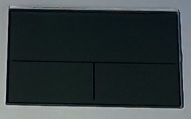
#> input picture Images/pattern/darkGlass.jpg, 191 x 119 px
$ python main_sift.py
#> lines starting #> are read from the running program, lines starting #| are printed output that depends on the picture; after the words box and inside, x2 and y2 are one past the last pixel; in counts of white or black regions, pixels touching at a corner belong together
import cv2 as cv
import numpy as np


def detection(tresh1, tresh2):
    resultImg = (frame).copy()
    # Detect edges using Canny
    canny_output = cv.Canny(src_gray, tresh1, tresh2)
    kernel = np.ones((5,5))
    imgDil = cv.dilate(canny_output, kernel, iterations = 2)
    # Find contours
    contours, hierarchy = cv.findContours(imgDil, cv.RETR_TREE, cv.CHAIN_APPROX_NONE)
    # Draw contours
    drawing = np.zeros((imgDil.shape[0], imgDil.shape[1], 3), dtype=np.uint8)
    objects = []
    detectedObjects = []
    coords = []
    for cnt in contours:
        area = cv.contourArea(cnt)
        areaMin = cv.getTrackbarPos("AreaMin", "Params")
        areaMax = cv.getTrackbarPos("AreaMax", "Params")
        if area > areaMin and area < areaMax:
            cv.drawContours(drawing, cnt, -1, (255, 255, 2550), 1)
            peri = cv.arcLength(cnt, True)
            approx = cv.approxPolyDP(cnt, 0.02 * peri, True)
            x, y, w, h = cv.boundingRect(approx)
            # Add object to list
            objects.append([int(x), int(y), int(w), int(h)])

    # Draw detected objects
    for obj in range(len(objects)):
        skip = 0
        x, y, w, h = objects[obj]
        for i in range(len(objects)):
            if x > objects[i][0] and (x + w) < (objects[i][0] + objects[i][2]) and y > objects[i][1] and (y + h) < (objects[i][1] + objects[i][3]):
                skip = 1
        if skip == 0:
            cv.rectangle(resultImg, (x, y), (x + w, y + h), (0, 0, 0), 2)
            cv.rectangle(resultImg, (x, y), (x + w, y + h), (0, 255, 0), 1)
            detectedObjects.append(frame[(y):(y + h), (x):(x + w)])
            coords.append([x,y])

    # Identify detected objects
    sift = cv.SIFT_create() # Initiate SIFT detector
    for obj in range(len(detectedObjects)):
        detected = [] # Empty list for detected object information
        text = ''
        for test in range(len(img_test)):
            # Find the keypoints and descriptors with SIFT
            kp1, des1 = sift.detectAndCompute(detectedObjects[obj],None)
            kp2, des2 = sift.detectAndCompute(img_test[test],None)

            bf = cv.BFMatcher()

            try:
                matches = bf.knnMatch(des1,des2,k=2)
            except:
                pass

            good = []
            try:
                for m,n in matches:
                    if m.distance < 0.7*n.distance:
                        good.append([m])
            except:
                print("not enough values to unpack (expected 2)")

            detected.append([testImageName[test], len(good)])

        j = 0
        for i in range(len(detected)):
            if(detected[i][1] > j and detected[i][1] >= cv.getTrackbarPos("matchCount", "Params")):
                j = detected[i][1]
                text = f"{detected[i][0]} matches = {detected[i][1]}"

        cv.putText(img = resultImg, text = text,
                    org = (coords[obj][0], coords[obj][1]), fontFace = cv.FONT_HERSHEY_TRIPLEX,
                    fontScale = 0.5, color = (0, 255, 0), thickness = 1)


    # Show in a window
    cv.imshow("Source frame", frame)
    cv.imshow("Contour detection", drawing)
    cv.imshow("Object detection", resultImg)

# Contour deteciotn parameters
def empty(a):
    pass
cv.namedWindow("Params")
cv.resizeWindow("Params", 640, 240)
cv.createTrackbar("thresh1", "Params", 190, 255, empty)
cv.createTrackbar("thresh2", "Params", 210, 500, empty)
cv.createTrackbar("AreaMin", "Params", 400, 30000, empty)
cv.createTrackbar("AreaMax", "Params", 12000, 30000, empty)
cv.createTrackbar("matchCount", "Params", 10, 100, empty)

# Load  train images

img_darkGlass = cv.imread('./Images/pattern/darkGlass.jpg',cv.IMREAD_GRAYSCALE)
#> img_darkGlass: shape (119, 191); min 0, max 193, mean 56.3
img_frame = cv.imread('./Images/pattern/frame.jpg',cv.IMREAD_GRAYSCALE)
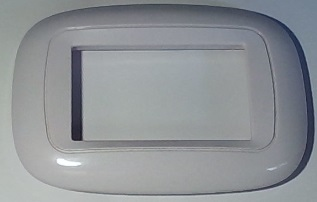
#> input picture Images/pattern/frame.jpg, 317 x 202 px
#> img_frame: shape (202, 317); min 23, max 255, mean 145.6
img_strip = cv.imread('./Images/pattern/strip.jpg',cv.IMREAD_GRAYSCALE)
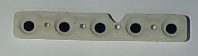
#> input picture Images/pattern/strip.jpg, 198 x 56 px
#> img_strip: shape (56, 198); min 0, max 207, mean 147.2
img_clip = cv.imread('./Images/pattern/clip.jpg',cv.IMREAD_GRAYSCALE)

img_test = [img_darkGlass, img_frame, img_strip, img_clip]
testImageName = ["dark glass", "frame", "strip", "clip"]

# Start camera
webcam = cv.VideoCapture(0)

while True:
    button = False
    ok,frame = webcam.read()
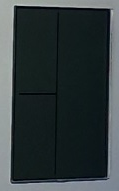
#> input picture Images/pattern/darkGlass_rot.jpg, 119 x 191 px, given in place of the camera
#> frame is the input picture: shape (191, 119, 3); mean B, G, R 60.5, 59, 49.6

    if ok == True:
        frameBlur = cv.GaussianBlur(frame, (7,7), 1)
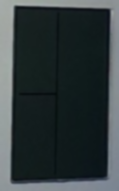
#> frameBlur: shape (191, 119, 3); mean B, G, R 60.5, 59, 49.6
        src_gray = cv.cvtColor(frameBlur, cv.COLOR_BGR2GRAY)

        tresh1 = cv.getTrackbarPos("thresh1", "Params")
        tresh2 = cv.getTrackbarPos("thresh2", "Params")

        detection(tresh1, tresh2)
#> in detection, `canny_output = cv.Canny(src_gray, tresh1, tresh2)`:
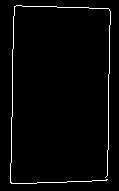
#> canny_output: shape (191, 119); 2.4% white in thin lines or dots, all inside (x1, y1, x2, y2) = (10, 5, 111, 184)
#> in detection, `imgDil = cv.dilate(canny_output, kernel, iterations = 2)`:
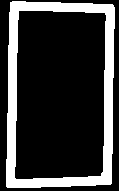
#> imgDil: shape (191, 119); 22% white; 1 white region
#> in detection, `contours, hierarchy = cv.findContours(imgDil, cv.RETR_TREE, cv.CHAIN_A..`: contours = 2 contours; box (x1, y1, x2, y2) and area: (6, 1, 115, 188) 19168, (14, 10, 107, 180) 14712
#> in detection, `area = cv.contourArea(cnt)`: area = 19168
#> after the loop in detection, `for obj in range(len(objects)):`: coords = []
        key = cv.waitKey(1)
#> (key q is pressed here)

        if key == ord("q"):
            break

webcam.release()
cv.destroyAllWindows
